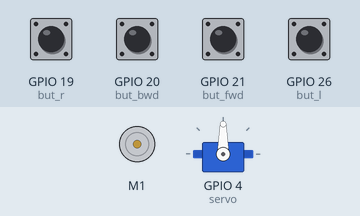
Recording of a program running on a simulated Raspberry Pi (BCM pin numbers). Shown: DC motor (green arrow = forward, orange = backward, longer = faster), servo. The test bench sets the inputs (shaded band); at power-on: GPIO 19 (but_r), GPIO 20 (but_bwd), GPIO 21 (but_fwd), GPIO 26 (but_l) HIGH. Servo angles are drawn from the pulse width (0.5 ms = 0°, 2.5 ms = 180°); what the program prints to the terminal is not drawn.

Above: at 1.2 s.
1.3 s: GPIO 19 (but_r) pulled LOW for 0.15 s
At 1.37 s:
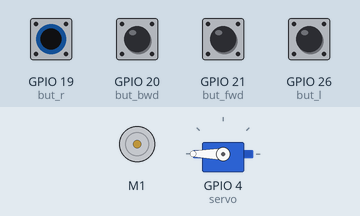
2.9 s: GPIO 20 (but_bwd) pulled LOW for 0.15 s
At 2.97 s:
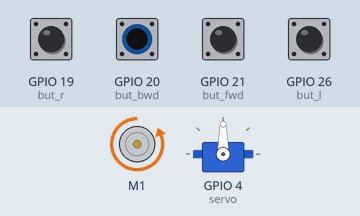
4.5 s: GPIO 21 (but_fwd) pulled LOW for 0.15 s
At 4.57 s:
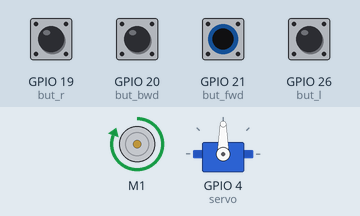
6.1 s: GPIO 26 (but_l) pulled LOW for 0.15 s
At 6.17 s:
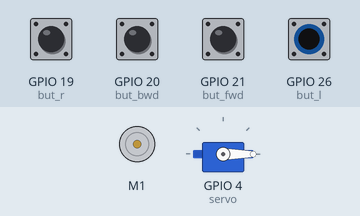
7.7 s: GPIO 19 (but_r) driven LOW and GPIO 20 (but_bwd) driven LOW
At 8.3 s:
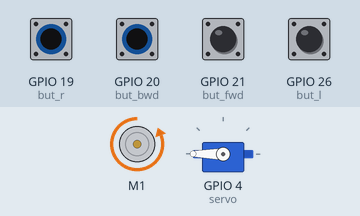
9.2 s: GPIO 19 (but_r) driven HIGH
At 10.6 s:
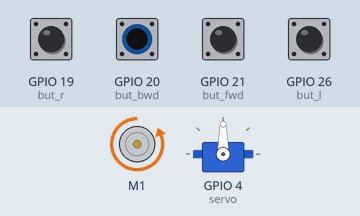
Timing chart, 0 to 11.7 s (numbered marks = the images above; inputs shaded):
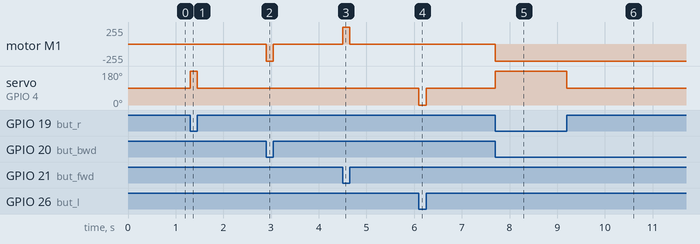

Measured:
- after the input at 1.3 s, servo on GPIO 4 (servo): 90° → 180° at once, → 90° 0.15 s later
- after the input at 2.9 s, motor M1: stopped → backward 255/255 at once, → stopped 0.15 s later
- after the input at 4.5 s, motor M1: stopped → forward 255/255 at once, → stopped 0.15 s later
- after the input at 6.1 s, servo on GPIO 4 (servo): 90° → 0° at once, → 90° 0.15 s later
- after the input at 7.7 s, motor M1: stopped → backward 255/255 at once; servo on GPIO 4 (servo): 90° → 180° at once
- after the input at 9.2 s, servo on GPIO 4 (servo): 180° → 90° at once

The program:

Controls-01-buttons.py
```python
#GPIO19 = Right
#GPIO26 = Left
#GPIO20 = Backward
#GPIO21 = Forward

from gpiozero import Button, Motor, Servo
from time import sleep
from signal import pause
from gpiozero.pins.lgpio import LGPIOFactory

factory = LGPIOFactory()

but_r = Button(19, pin_factory=factory)
but_l = Button(26, pin_factory=factory)
but_fwd = Button(21, pin_factory=factory)
but_bwd = Button(20, pin_factory=factory)

motor = Motor(forward=27, backward=17, enable=18, pwm=True, pin_factory=factory)
servo = Servo(4, min_pulse_width = 0.5/1000, max_pulse_width = 2.5/1000,pin_factory=factory)

def drive():
    # --- Drive callbacks ---
    def on_fwd_pressed():
        if not but_bwd.is_pressed:   # only drive forward if not also holding backward
            motor.forward()

    def on_bwd_pressed():
        if not but_fwd.is_pressed:   # only drive backward if not also holding forward
            motor.backward()

    def on_drive_released():
        # stop if neither direction button is still pressed
        if not but_fwd.is_pressed and not but_bwd.is_pressed:
            motor.stop()

    but_fwd.when_pressed = on_fwd_pressed
    but_bwd.when_pressed = on_bwd_pressed
    but_fwd.when_released = on_drive_released
    but_bwd.when_released = on_drive_released

def steer():
    # --- Steering callbacks ---
    def on_right_pressed():
        if not but_l.is_pressed:
            servo.max()

    def on_left_pressed():
        if not but_r.is_pressed:
            servo.min()

    def on_steer_released():
        # center if neither steering button is still pressed
        if not but_l.is_pressed and not but_r.is_pressed:
            servo.mid()

    but_r.when_pressed = on_right_pressed
    but_l.when_pressed = on_left_pressed
    but_r.when_released = on_steer_released
    but_l.when_released = on_steer_released

def main():
    print("Program started! Stop by pressing Ctrl+C")
    drive()
    steer()
    pause()  # sleep forever; event callbacks do the work

try:
    main()
except KeyboardInterrupt:
    motor.stop()
    sleep(0.5)
    servo.value = None  # release servo signal
    sleep(0.5)
    print("Program stopped!")
```
